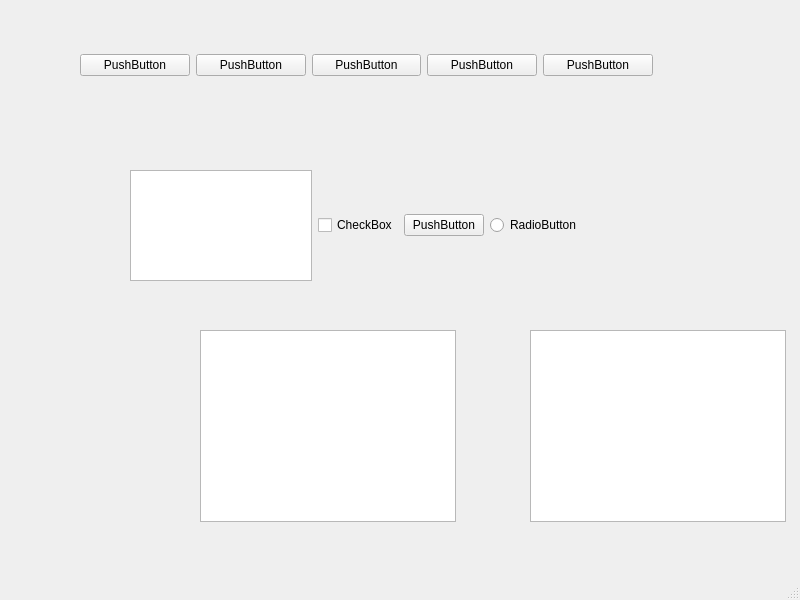
<?xml version="1.0" encoding="UTF-8"?>
<ui version="4.0">
 <class>MainWindow</class>
 <widget class="QMainWindow" name="MainWindow">
  <property name="geometry">
   <rect>
    <x>0</x>
    <y>0</y>
    <width>800</width>
    <height>600</height>
   </rect>
  </property>
  <property name="windowTitle">
   <string>MainWindow</string>
  </property>
  <widget class="QWidget" name="centralwidget">
   <widget class="QWidget" name="horizontalLayoutWidget">
    <property name="geometry">
     <rect>
      <x>130</x>
      <y>170</y>
      <width>451</width>
      <height>111</height>
     </rect>
    </property>
    <layout class="QHBoxLayout" name="horizontalLayout_2">
     <item>
      <widget class="QListWidget" name="listWidget"/>
     </item>
     <item>
      <widget class="QCheckBox" name="checkBox">
       <property name="text">
        <string>CheckBox</string>
       </property>
      </widget>
     </item>
     <item>
      <widget class="QPushButton" name="pushButton_6">
       <property name="text">
        <string>PushButton</string>
       </property>
      </widget>
     </item>
     <item>
      <widget class="QRadioButton" name="radioButton">
       <property name="text">
        <string>RadioButton</string>
       </property>
      </widget>
     </item>
    </layout>
   </widget>
   <widget class="QWidget" name="layoutWidget">
    <property name="geometry">
     <rect>
      <x>80</x>
      <y>10</y>
      <width>573</width>
      <height>111</height>
     </rect>
    </property>
    <layout class="QHBoxLayout" name="horizontalLayout">
     <item>
      <widget class="QPushButton" name="pushButton">
       <property name="text">
        <string>PushButton</string>
       </property>
      </widget>
     </item>
     <item>
      <widget class="QPushButton" name="pushButton_2">
       <property name="text">
        <string>PushButton</string>
       </property>
      </widget>
     </item>
     <item>
      <widget class="QPushButton" name="pushButton_3">
       <property name="text">
        <string>PushButton</string>
       </property>
      </widget>
     </item>
     <item>
      <widget class="QPushButton" name="pushButton_4">
       <property name="text">
        <string>PushButton</string>
       </property>
      </widget>
     </item>
     <item>
      <widget class="QPushButton" name="pushButton_5">
       <property name="text">
        <string>PushButton</string>
       </property>
      </widget>
     </item>
    </layout>
   </widget>
   <widget class="QListWidget" name="listWidget_2">
    <property name="geometry">
     <rect>
      <x>200</x>
      <y>330</y>
      <width>256</width>
      <height>192</height>
     </rect>
    </property>
   </widget>
   <widget class="QListWidget" name="listWidget_3">
    <property name="geometry">
     <rect>
      <x>530</x>
      <y>330</y>
      <width>256</width>
      <height>192</height>
     </rect>
    </property>
   </widget>
  </widget>
  <widget class="QMenuBar" name="menubar">
   <property name="geometry">
    <rect>
     <x>0</x>
     <y>0</y>
     <width>800</width>
     <height>22</height>
    </rect>
   </property>
  </widget>
  <widget class="QStatusBar" name="statusbar"/>
 </widget>
 <resources/>
 <connections/>
</ui>
